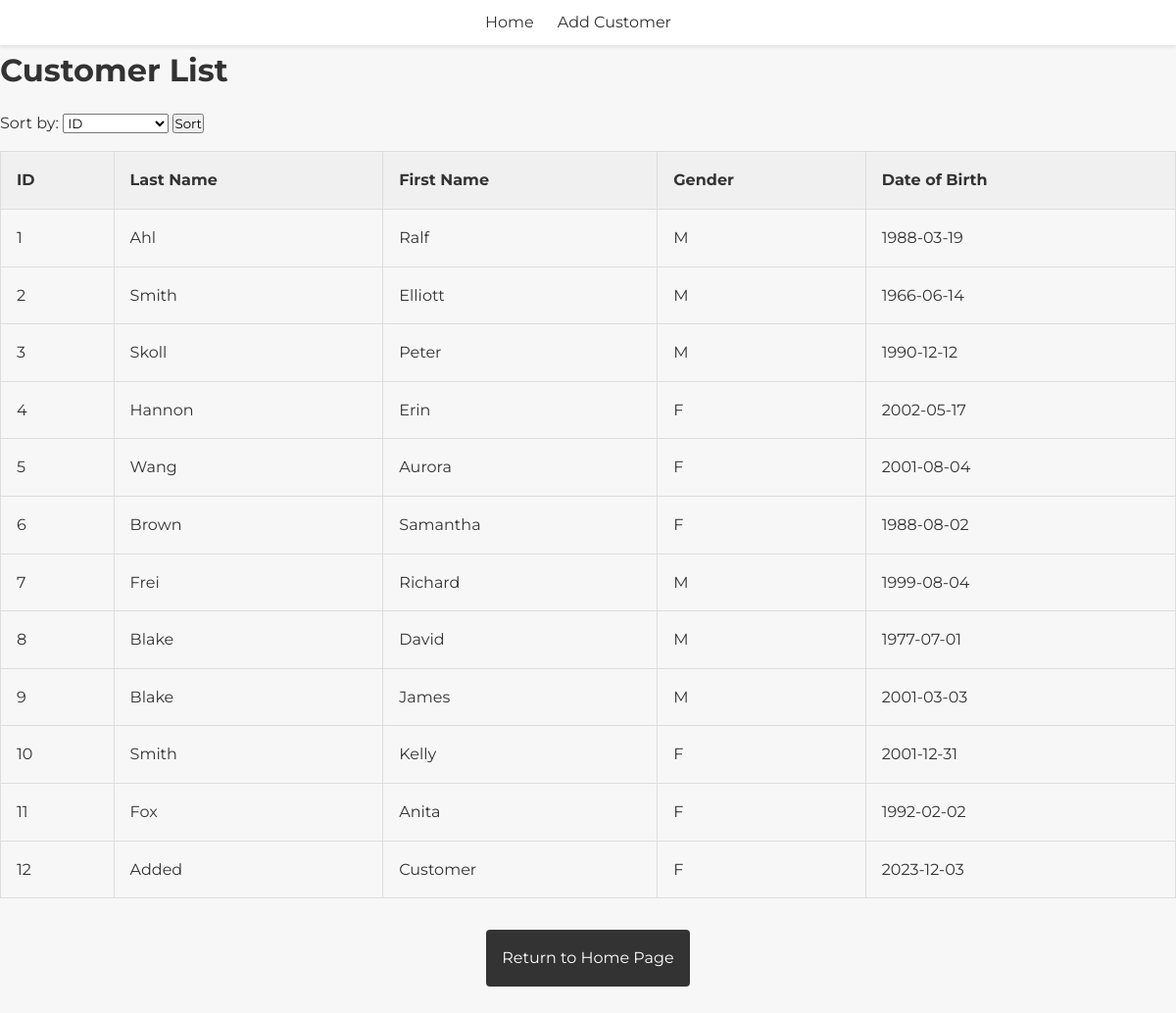
Page /customers on the committed database.
### tables this page shows
CREATE TABLE customer (
customer_id INTEGER NOT NULL, 
customer_last_name VARCHAR,
customer_first_name VARCHAR,
customer_gender VARCHAR,
customer_dob VARCHAR,
PRIMARY KEY (customer_id) 
);

### app.py (the view)
@app.route('/customers')
def customers():
    conn = get_db_connection()
    customers = conn.execute('SELECT * FROM customer').fetchall()
    conn.close()
    return render_template('customers.html', customers=customers)

### app.py (called while the page is built)
def get_db_connection():
    conn = sqlite3.connect('research.db')
    conn.row_factory = sqlite3.Row
    return conn

### templates/customers.html (shortened to what this page needs)
<!DOCTYPE html>
<html lang="en">
<head>
    <link rel="stylesheet" href="../static/css/styles.css">
</head>
<body>
    <div class="nav-bar">
        <ul>
            <li><a href="/">Home</a></li>
            <li><a href="{{ url_for('add_customer') }}">Add Customer</a></li>
        </ul>
    </div>
    <h1>Customer List</h1>
    <form action="/sort_customers" method="get">
        <label for="sort_by">Sort by:</label>
        <select name="sort_by" id="sort_by">
            <option value="customer_id">ID</option>
        </select>
        <input type="submit" value="Sort">
    </form>
    <table>
        <thead>
            <tr>
                <th>ID</th>
                <th>Last Name</th>
                <th>First Name</th>
                <th>Gender</th>
                <th>Date of Birth</th>
            </tr>
        </thead>
        <tbody>
            {% for customer in customers %}
            <tr>
                <td>{{ customer.customer_id }}</td>
                <td>{{ customer.customer_last_name }}</td>
                <td>{{ customer.customer_first_name }}</td>
                <td>{{ customer.customer_gender }}</td>
                <td>{{ customer.customer_dob }}</td>
            </tr>
            {% else %}
            <tr>
                <td colspan="5">No customers found.</td>
            </tr>
            {% endfor %}
        </tbody>
    </table>
    <a href="/" class="home-link">Return to Home Page</a>
</body>
</html>

### static/css/styles.css (style rules this page uses)
* { margin: 0; padding: 0; box-sizing: border-box; }
body, h1, h2, h3, p, ul, li, form, input, button, select { font-family: 'Montserrat', sans-serif; }
body { background-color: #f7f7f7; color: #333; line-height: 1.6; }
h1, h2, h3, p { margin-bottom: 1rem; }
.nav-bar { background: #fff; padding: 10px 0; box-shadow: 0 2px 4px rgba(0, 0, 0, 0.1); }
.nav-bar ul { list-style: none; padding: 0; text-align: center; }
.nav-bar ul li { display: inline; margin-right: 20px; }
.nav-bar ul li a { text-decoration: none; color: #333; font-weight: 400; }
table { width: 100%; border-collapse: collapse; margin: 1rem 0; }
th, td { padding: 1rem; border: 1px solid #ddd; text-align: left; }
th { background-color: #f0f0f0; color: #333; }
.home-link { display: block; text-align: center; padding: 1rem; background-color: #333; color: #fff; margin: 2rem auto; width: fit-content; border-radius: 4px; text-decoration: none; transition: background-color 0.3s ease; }
body { font-family: 'Montserrat', sans-serif; background-color: #f7f7f7; color: #333; line-height: 1.6; }

### rows in the picture
customer: customer_id "1", customer_last_name "Ahl", customer_first_name "Ralf", customer_gender "M", customer_dob "1988-03-19"
customer: customer_id "2", customer_last_name "Smith", customer_first_name "Elliott", customer_gender "M", customer_dob "1966-06-14"
customer: customer_id "3", customer_last_name "Skoll", customer_first_name "Peter", customer_gender "M", customer_dob "1990-12-12"
customer: customer_id "4", customer_last_name "Hannon", customer_first_name "Erin", customer_gender "F", customer_dob "2002-05-17"
customer: customer_id "5", customer_last_name "Wang", customer_first_name "Aurora", customer_gender "F", customer_dob "2001-08-04"
customer: customer_id "6", customer_last_name "Brown", customer_first_name "Samantha", customer_gender "F", customer_dob "1988-08-02"
customer: customer_id "7", customer_last_name "Frei", customer_first_name "Richard", customer_gender "M", customer_dob "1999-08-04"
customer: customer_id "8", customer_last_name "Blake", customer_first_name "David", customer_gender "M", customer_dob "1977-07-01"
customer: customer_id "9", customer_last_name "Blake", customer_first_name "James", customer_gender "M", customer_dob "2001-03-03"
customer: customer_id "10", customer_last_name "Smith", customer_first_name "Kelly", customer_gender "F", customer_dob "2001-12-31"
customer: customer_id "11", customer_last_name "Fox", customer_first_name "Anita", customer_gender "F", customer_dob "1992-02-02"
customer: customer_id "12", customer_last_name "Added", customer_first_name "Customer", customer_gender "F", customer_dob "2023-12-03"
